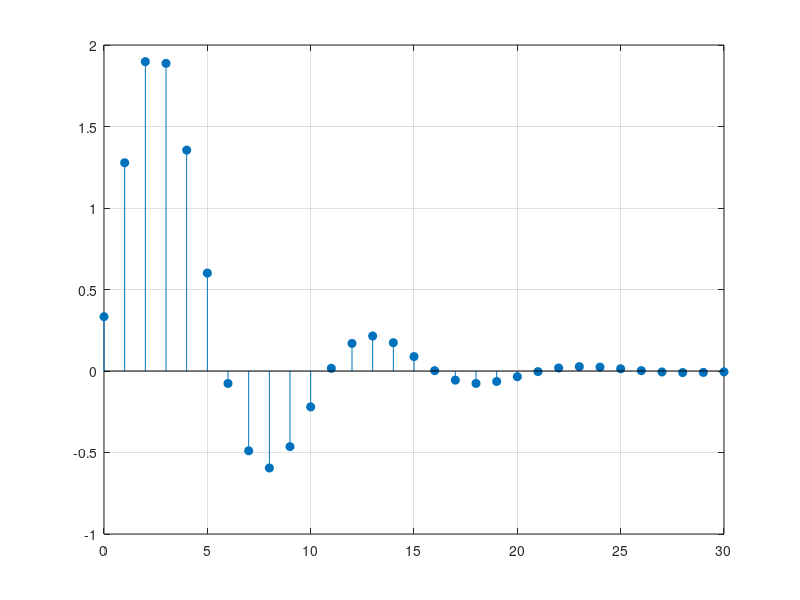

This chart was generated by the following MATLAB code:
clc;
clear;

a = [3,-4,2];
b = [1,2];
n = 0:30;
x = (1/2).^n;
y = filter(b,a,x);
stem(n,y,'fill');
grid on;

